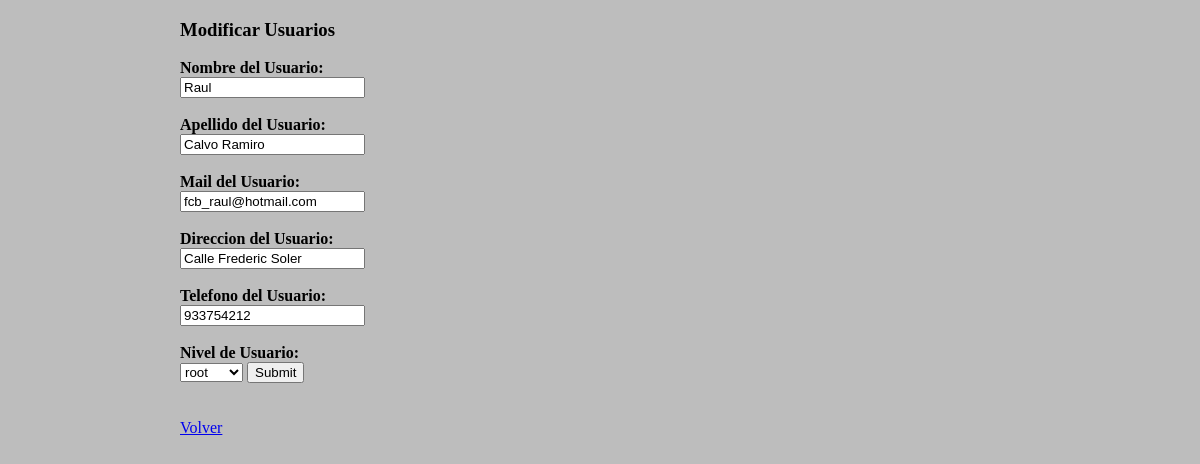
/modificarUsuarios.php?id_usuario=2 (signed in), run on the app's committed database.
### tables this page shows
CREATE TABLE IF NOT EXISTS `usuario` (
`id_usuario` int(11) NOT NULL,
  `password` varchar(50) DEFAULT NULL,
  `nombre_usuario` varchar(20) DEFAULT NULL,
  `apellidos_usuario` varchar(40) DEFAULT NULL,
  `mail_usuario` varchar(50) DEFAULT NULL,
  `direccion_usuario` varchar(60) DEFAULT NULL,
  `telefono_usuario` varchar(9) DEFAULT NULL,
  `nivel_usuario` int(11) DEFAULT NULL
);

### modificarUsuarios.php (the view, shortened to what this page needs)
<?php
  	include("conexion.php");
  	$sql="SELECT * FROM usuario WHERE id_usuario = '$_REQUEST[id_usuario]'";
	$datos = mysqli_query($con, $sql);
	$prod=mysqli_fetch_array($datos);
?>
<!DOCTYPE html>
<html>
	<head>
		<link rel="stylesheet" type="text/css" href="style.css">
	</head>
	<body>
			<article>
				<h3>Modificar Usuarios</h3>
			</article>
			<article id = "Contactform">
				<form name="formModUsuarios" action="modificarUsuarios.proc.php" method="get">
					<strong>Nombre del Usuario:</strong><br/>
					<input type="text" name="nomUsuario" size="20" maxlength="25" value="<?php echo utf8_encode("$prod[nombre_usuario]"); ?>"required/><br/><br/>
					<strong>Apellido del Usuario:</strong><br/>
					<input type="text" name="apellidoUsuario" size="20" maxlength="25" value="<?php echo utf8_encode("$prod[apellidos_usuario]"); ?>"/><br/><br/>
					<strong>Mail del Usuario:</strong><br/>
					<input type="text" name="mailUsuario" size="20" maxlength="25" value="<?php echo $prod['mail_usuario']; ?>"/><br/><br/>
					<strong>Direccion del Usuario:</strong><br/>
					<input type="text" name="direccionUsuario" size="20" maxlength="25" value="<?php echo $prod['direccion_usuario']; ?>"/><br/><br/>
					<strong>Telefono del Usuario:</strong><br/>
					<input type="text" name="telefonoUsuario" size="20" maxlength="25" value="<?php echo $prod['telefono_usuario']; ?>"/><br/><br/>
					<strong>Nivel de Usuario:</strong><br/>
					<select name="nivelusuario">
							<?php
							$con = mysqli_connect('localhost', 'root', 'DAW22015', 'bd_mycontacts');
							$sql = mysqli_query($con, "SELECT * FROM nivel, usuario WHERE `usuario`.`id_usuario` = '$_SESSION[id]' AND `usuario`.`mail_usuario` = '$_SESSION[mail]'");
							while($dato=mysqli_fetch_array($sql)) {
							echo "<option value=\"$dato[id_nivel]\">$dato[nombre_nivel]</option>";
							}
							?>
					</select>
					<input id="botonFormModContacto" type="submit" value="Submit">
				</form>
			</article>
		<br/><br/>
		<article>
			<a font color= "black" href="administrarusuarios.php">Volver</a>
		</article>
	</body>
</html>

### style.css (style rules this page uses)
body { margin: 1% 15% 0 15%; background-color: #BDBDBD; }

### data on the page
usuario: nomUsuario "Raul", apellidoUsuario "Calvo Ramiro", mailUsuario "fcb_raul@hotmail.com", direccionUsuario "Calle Frederic Soler", telefonoUsuario "933754212"

### other printed values
form field nivelusuario "root"
